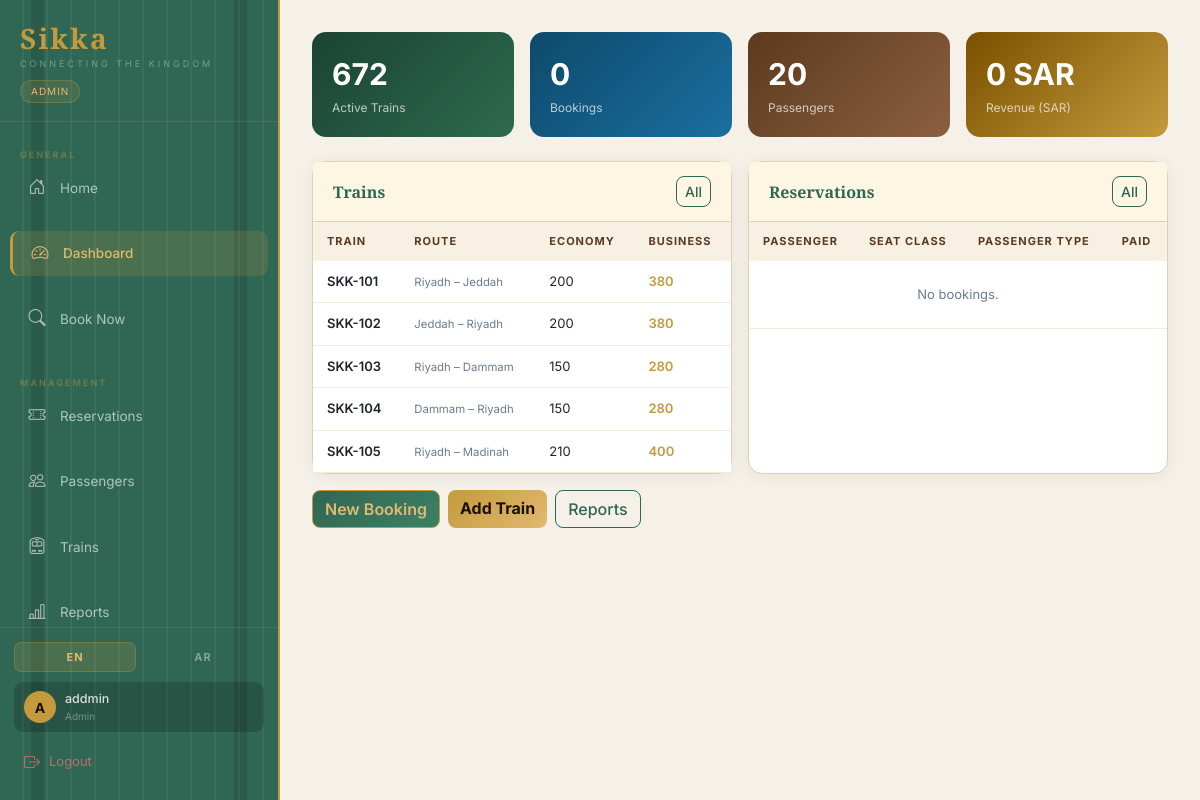
The app's page /dashboard (signed in) with its own data.
### tables this page shows
CREATE TABLE trains(
            id INTEGER PRIMARY KEY AUTOINCREMENT,
            name TEXT NOT NULL,
            route TEXT NOT NULL,
            departure TEXT NOT NULL,
            arrival TEXT NOT NULL,
            capacity_economy INTEGER NOT NULL DEFAULT 60,
            capacity_business INTEGER NOT NULL DEFAULT 20,
            price_economy REAL NOT NULL,
            price_business REAL NOT NULL,
            status TEXT DEFAULT 'active');

### main.py (the view)
@app.route("/dashboard")
@login_required
def dashboard():
    t = get_t(); conn = get_db()
    stats = {
        "trains": conn.execute("SELECT COUNT(*) FROM trains").fetchone()[0],
        "res":    conn.execute("SELECT COUNT(*) FROM reservations WHERE status='confirmed'").fetchone()[0],
        "pass_":  conn.execute("SELECT COUNT(*) FROM passengers").fetchone()[0],
        "rev":    conn.execute(
            "SELECT COALESCE(SUM(CASE WHEN final_paid_price>0 THEN final_paid_price ELSE price_paid END),0) "
            "FROM reservations WHERE status='confirmed'"
        ).fetchone()[0],
    }
    trains = conn.execute("SELECT * FROM trains WHERE status='active' LIMIT 5").fetchall()
    recent = conn.execute("""
        SELECT r.*, p.name AS pname, t.name AS tname
        FROM reservations r
        JOIN passengers p ON r.passenger_id=p.id
        JOIN trains t ON r.train_id=t.id
        WHERE r.status='confirmed' ORDER BY r.id DESC LIMIT 6
    """).fetchall()
    conn.close()
    return render_template("dashboard.html", t=t, dir=get_dir(), stats=stats, trains=trains, recent=recent)

### main.py (called while the page is built)
def get_db():
    conn = sqlite3.connect(DB)
    conn.row_factory = sqlite3.Row
    return conn

def login_required(fn):
    @wraps(fn)
    def w(*a, **k):
        if "user_id" not in session: return redirect(url_for("login"))
        return fn(*a, **k)
    return w

def get_t():  return TR.get(session.get("lang", "en"), TR["en"])

def get_dir(): return "rtl" if session.get("lang", "en") == "ar" else "ltr"

### templates/dashboard.html (shortened to what this page needs)
{% extends "base.html" %}
{% block content %}
<div class="row g-3 mb-4">
  {% set cards = [
    (stats.trains, t.total_trains,   'linear-gradient(135deg,#1B4332,#2D6A4F)'),
    (stats.res,    t.total_bookings, 'linear-gradient(135deg,#0D4A6B,#1A6FA0)'),
    (stats.pass_,  t.total_passengers,'linear-gradient(135deg,#5C3A1E,#8B6040)'),
    (("%.0f"|format(stats.rev))+" SAR", t.total_revenue,'linear-gradient(135deg,#7A5000,#C49A3C)'),
  ] %}
  {% for val, label, grad in cards %}
  <div class="col-6 col-md-3">
    <div class="stat-card" style="background:{{ grad }};">
      <div><div class="number">{{ val }}</div><div class="label">{{ label }}</div></div>
    </div>
  </div>
  {% endfor %}
</div>
<div class="row g-3">
  <div class="col-md-6">
    <div class="card h-100">
      <div class="card-header">
        <div class="card-header-title">{{ t.trains }}</div>
        <a href="{{ url_for('trains') }}" class="btn btn-sm btn-outline-heritage">All</a>
      </div>
      <div class="card-body p-0">
        <table class="table mb-0">
          <thead><tr><th>{{ t.train_name }}</th><th>{{ t.route }}</th><th>Economy</th><th>Business</th></tr></thead>
          <tbody>
          {% for tr in trains %}
          <tr>
            <td class="fw-semibold">{{ tr.name }}</td>
            <td><small style="color:var(--muted);">{{ tr.route }}</small></td>
            <td>{{ tr.price_economy|int }}</td>
            <td style="color:var(--gold);font-weight:600;">{{ tr.price_business|int }}</td>
          </tr>
          {% else %}
          <tr><td colspan="4" class="text-center py-4" style="color:var(--muted);">No trains.</td></tr>
          {% endfor %}
          </tbody>
        </table>
      </div>
    </div>
  </div>
  <div class="col-md-6">
    <div class="card h-100">
      <div class="card-header">
        <div class="card-header-title">{{ t.reservations }}</div>
        <a href="{{ url_for('reservations') }}" class="btn btn-sm btn-outline-heritage">All</a>
      </div>
      <div class="card-body p-0">
        <table class="table mb-0">
          <thead><tr><th>{{ t.passenger }}</th><th>{{ t.seat_class }}</th><th>{{ t.passenger_type }}</th><th>{{ t.price_paid }}</th></tr></thead>
          <tbody>
          {% for r in recent %}
          <tr>
            <td class="fw-semibold">{{ r.pname }}</td>
            <td><span class="badge-{{ r.seat_class }}">{% if r.seat_class=='business' %}{{ t.business }}{% else %}{{ t.economy }}{% endif %}</span></td>
            <td><span class="badge-{{ r.passenger_type }}">{{ t.adult if r.passenger_type=='adult' else t.child }}</span></td>
            <td style="color:var(--green);font-weight:600;">{{ "%.0f"|format(r.price_paid) }}</td>
          </tr>
          {% else %}
          <tr><td colspan="4" class="text-center py-4" style="color:var(--muted);">No bookings.</td></tr>
          {% endfor %}
          </tbody>
        </table>
      </div>
    </div>
  </div>
</div>
<div class="mt-3 d-flex gap-2">
  <a href="{{ url_for('search') }}"      class="btn btn-heritage">{{ t.new_reservation }}</a>
  {% if session.role=='admin' %}
  <a href="{{ url_for('add_train') }}" class="btn btn-gold">{{ t.add_train }}</a>
  <a href="{{ url_for('reports') }}"   class="btn btn-outline-heritage">{{ t.reports }}</a>
  {% endif %}
</div>
{% endblock %}

### static/style.css (style rules this page uses)
:root { --rail: #306754; --rail2: #3d8066; --rail3: #1f4d3e; --gold: #c49a3c; --gold2: #e2b96f; --cream: #fdf6e3; --dark: #1a0f00; --brown: #5c3a1e; --text: #1a1a1a; --muted: #6b7c8f; --white: #ffffff; --border: #e0d0b0; --bg: #f5f0e8; --sb-w: 280px; --gap: 20px; }
*, *::before, *::after { box-sizing: border-box; margin: 0; padding: 0; }
body { font-family: 'Inter', sans-serif; background: var(--bg); color: var(--text); }
.card { background: var(--white); border-radius: 14px; box-shadow: 0 2px 14px rgba(48,103,84,.08); border: 1px solid var(--border); }
.card-header { padding: 14px 20px; border-bottom: 1px solid var(--border); border-radius: 14px 14px 0 0; display: flex; justify-content: space-between; align-items: center; background: var(--cream); }
.card-header-title { font-family: 'Playfair Display', serif; font-size: 16px; color: var(--rail); font-weight: 600; }
.table th { background: #f7f0e3; color: var(--brown); font-size: 11px; font-weight: 700; letter-spacing: 1px; text-transform: uppercase; border: none; padding: 11px 14px; }
.table td { vertical-align: middle; font-size: 13px; padding: 11px 14px; border-color: #f5ecd8; }
.btn-heritage { background: linear-gradient(135deg,var(--rail),var(--rail2)); color: var(--gold2); border: 1px solid var(--gold); font-weight: 600; border-radius: 8px; transition: all .2s; }
.btn-gold { background: linear-gradient(135deg,var(--gold),var(--gold2)); color: var(--dark); border: none; font-weight: 700; border-radius: 8px; transition: all .2s; }
.btn-outline-heritage { border: 1px solid var(--rail); color: var(--rail); background: transparent; border-radius: 8px; font-weight: 500; }
.stat-card { border-radius:14px; padding:20px; color:var(--white); position:relative; overflow:hidden; }
.stat-card .number { font-size:30px; font-weight:700; }
.stat-card .label { font-size:12px; color:rgba(255,255,255,.7); margin-top:2px; }

### records on screen
trains: name "SKK-101", route "Riyadh – Jeddah", price_economy "200", price_business "380"
trains: name "SKK-102", route "Jeddah – Riyadh", price_economy "200", price_business "380"
trains: name "SKK-103", route "Riyadh – Dammam", price_economy "150", price_business "280"
trains: name "SKK-104", route "Dammam – Riyadh", price_economy "150", price_business "280"
trains: name "SKK-105", route "Riyadh – Madinah", price_economy "210", price_business "400"

### other values on screen
{{ t.app_name }} "Sikka"
{{ t.tagline }} "CONNECTING THE KINGDOM"
{{ role }} "ADMIN"
{{ "عام" if lang=='ar' else "General" }} "GENERAL"
{{ t.home }} "Home"
{{ t.dashboard }} "Dashboard"
{{ t.book_now }} "Book Now"
{{ "الإدارة" if lang=='ar' else "Management" }} "MANAGEMENT"
{{ t.my_reservations if role=='customer' else t.reservations }} "Reservations"
{{ t.passengers }} "Passengers"
{{ t.trains }} "Trains"
{{ t.reports }} "Reports"
{{ session.username[0]|upper }} "A"
{{ session.username }} "addmin"
{{ role }} "Admin"
